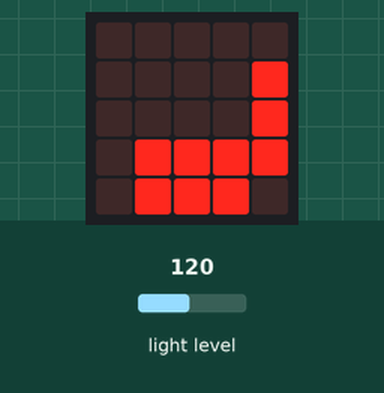
Bench run of a program on a simulated BBC micro:bit (MakeCode). Parts: the board's 5×5 LED display. The inputs (shaded band) are chosen by the test bench; at power-on: light level 120.

Above: at 0.61 s.
1.3 s: light level set to 125
At 1.84 s:
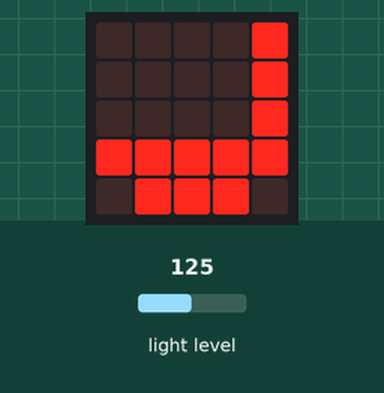
3.1 s: light level set to 129
4.6 s: light level set to 133
At 5.21 s:
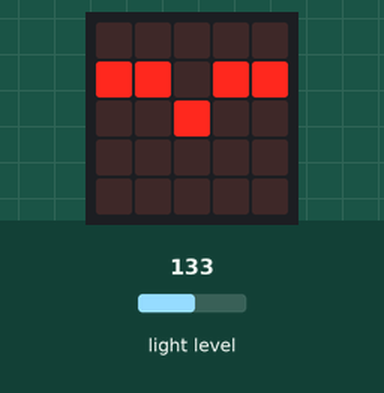
At 7.3 s:
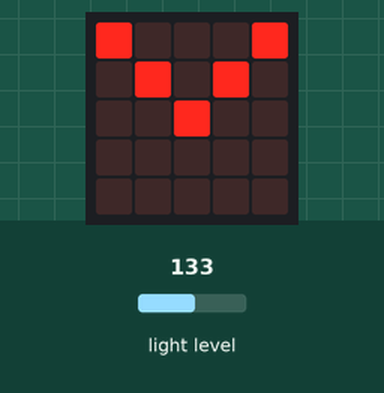
7.6 s: light level set to 5
At 10.44 s:
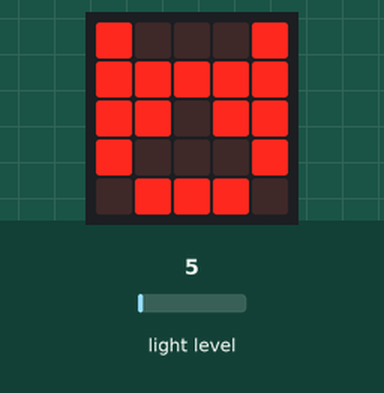
10.6 s: light level set to 105
13.6 s: light level set to 110
Timing chart, 0 to 16.4 s (numbered marks = the images above; inputs shaded):
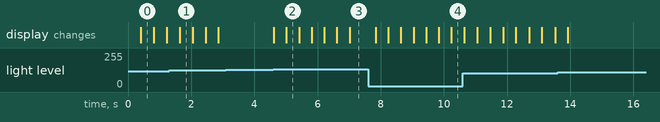

The program:

main.ts
```typescript
basic.forever(function () {
    if (input.lightLevel() > 130) {
        basic.showLeds(`
            # . . . #
            . # . # .
            . . # . .
            . . . . .
            . . . . .
            `)
        basic.showLeds(`
            . . . . .
            # # . # #
            . . # . .
            . . . . .
            . . . . .
            `)
        basic.showLeds(`
            . . . . .
            . . . . .
            # # # # #
            . . . . .
            . . . . .
            `)
        basic.showLeds(`
            . . . . .
            . . . . .
            . . # . .
            # # . # #
            . . . . .
            `)
        basic.showLeds(`
            . . . . .
            . . . . .
            # # # # #
            . . . . .
            . . . . .
            `)
        basic.showLeds(`
            . . . . .
            # # . # #
            . . # . .
            . . . . .
            . . . . .
            `)
        basic.showLeds(`
            # . . . #
            . # . # .
            . . # . .
            . . . . .
            . . . . .
            `)
    }
    if (input.lightLevel() < 110) {
        basic.showLeds(`
            # . . . #
            # # # # #
            # # . # #
            # . . . #
            . # # # .
            `)
        basic.showLeds(`
            # . . . #
            # # # # #
            # . . . #
            # . . . #
            . # # # .
            `)
    }
    if (input.lightLevel() > 111 && input.lightLevel() < 129) {
        basic.showLeds(`
            . . . . #
            . . . . #
            . . . . #
            # # # # #
            . # # # .
            `)
        basic.showLeds(`
            . . . . .
            . . . . #
            . . . . #
            . # # # #
            . # # # .
            `)
    }
})
```

test.ts
```typescript
// ide kerülnek a tesztek; a rendszer ezt nem kompilálja, ha a csomagot bővítményként használják.
```

Measured:
- the behaviour switches between 130 and 131 on light level (found by bisection; images 1 and 2)
- after the input at 3.1 s, every drawn part: stays the same
- after the input at 4.6 s, the display: first changes at once (image 2 shows a later state)
- after the input at 7.6 s, the display: first differs from a run without the input after 2.6 s (image 4)
- what the display in image 0 shows lasts 0.4 s, from 0.4 s to 0.8 s
